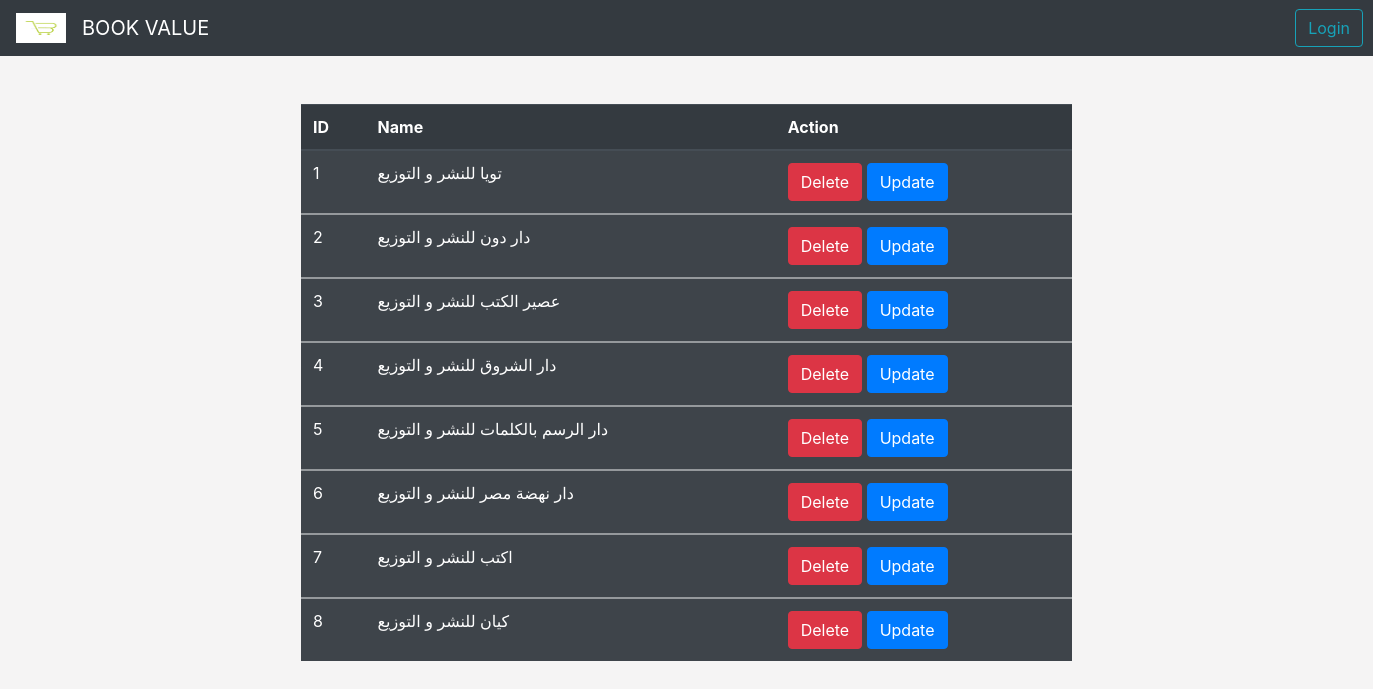
Page /company/comlist.php on the committed database.
### tables this page shows
CREATE TABLE `partnershipcompany` (
  `ID` int(11) NOT NULL,
  `name` varchar(255) NOT NULL
);

### company/comlist.php (the view, shortened to what this page needs)
<?php
include "../shared Admin/nav1.php";
include "../general/config.php";
$select = "SELECT * FROM `partnershipcompany`";
$s = mysqli_query($conn, $select);
?>
<html>
    <head>
    </head>
    <body style="background-color: #f5f4f4;">
<div class="container col-7 text-center my-5 ">
    <table class=" table table-dark table-striped">
        <thead>
            <tr>
                <th scope="col">ID</th>
                <th scope="col">Name</th>
                <th scope="col">Action</th>
            </tr>
        </thead>
        <?php foreach ($s as $data) { ?>
            <tbody>
                <tr>
                    <td> <?php echo $data['ID'] ?> </td>
                    <td> <?php echo $data['name'] ?> </td>
                    <td>
                        <a href="comlist.php?delete=<?php echo $data['ID'] ?>  " onclick="return confirm('are you sure?')" class="btn btn-danger"> Delete</a>
                        <a href="addcom.php?edit=<?php echo $data['ID'] ?> " class="btn btn-primary"> Update</a>
                    </td>
                </tr>
            </tbody>
        <?php } ?>
    </table>
</div>
    </body>
</html>

### rows in the picture
partnershipcompany: ID "1", name "تويا للنشر و التوزيع"
partnershipcompany: ID "2", name "دار دون للنشر و التوزيع"
partnershipcompany: ID "3", name "عصير الكتب للنشر و التوزيع"
partnershipcompany: ID "4", name "دار الشروق للنشر و التوزيع"
partnershipcompany: ID "5", name "دار الرسم بالكلمات للنشر و التوزيع"
partnershipcompany: ID "6", name "دار نهضة مصر للنشر و التوزيع"
partnershipcompany: ID "7", name "اكتب للنشر و التوزيع"
partnershipcompany: ID "8", name "كيان للنشر و التوزيع"
